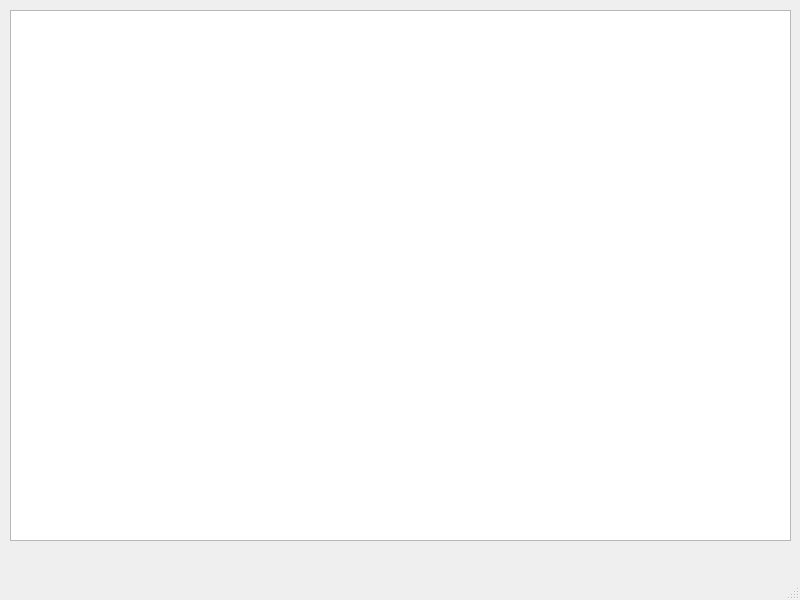
<?xml version="1.0" encoding="UTF-8"?>
<ui version="4.0">
 <class>MainWindow</class>
 <widget class="QMainWindow" name="MainWindow">
  <property name="geometry">
   <rect>
    <x>0</x>
    <y>0</y>
    <width>800</width>
    <height>600</height>
   </rect>
  </property>
  <property name="windowTitle">
   <string>coffee</string>
  </property>
  <widget class="QWidget" name="centralwidget">
   <widget class="QTableView" name="tableView">
    <property name="geometry">
     <rect>
      <x>10</x>
      <y>10</y>
      <width>781</width>
      <height>531</height>
     </rect>
    </property>
   </widget>
  </widget>
  <widget class="QMenuBar" name="menubar">
   <property name="geometry">
    <rect>
     <x>0</x>
     <y>0</y>
     <width>800</width>
     <height>21</height>
    </rect>
   </property>
  </widget>
  <widget class="QStatusBar" name="statusbar"/>
 </widget>
 <resources/>
 <connections/>
</ui>
